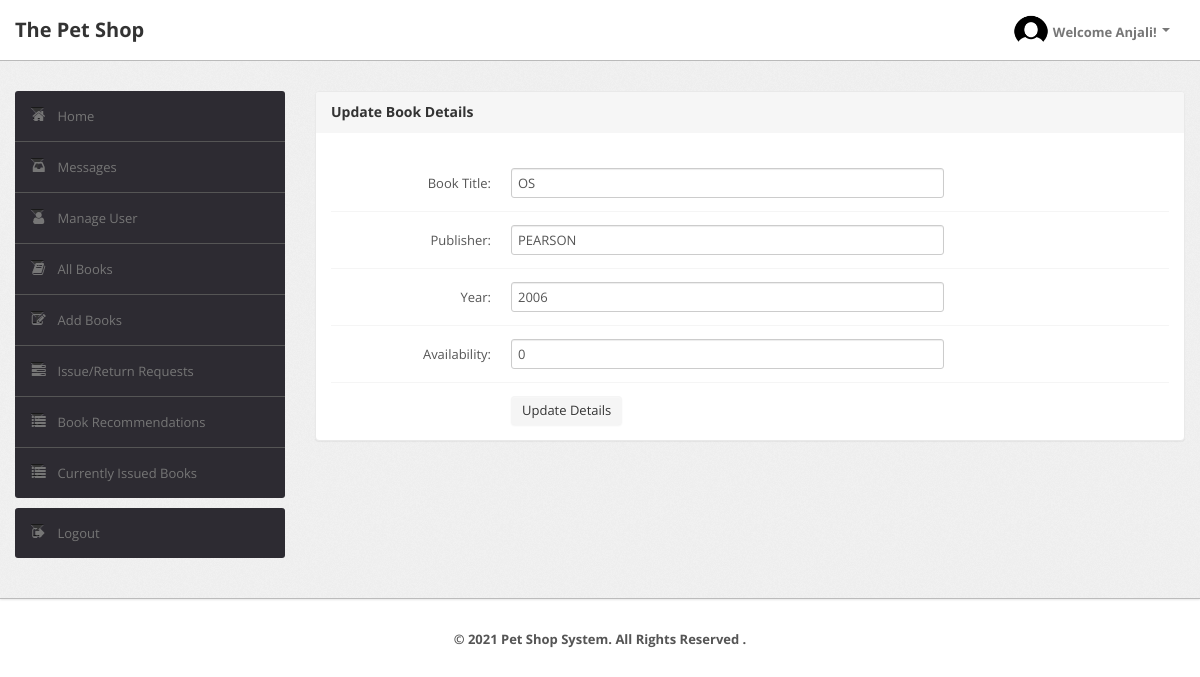
The app's page /admin/edit_book_details.php?aid=a1&id=1 (signed in) with its own data.
### tables this page shows
CREATE TABLE `user` (`UserId` varchar(50) NOT NULL, `Name` varchar(50) DEFAULT NULL, `Type` varchar(50) DEFAULT NULL, `EmailId` varchar(50) DEFAULT NULL, `MobNo` bigint(11) DEFAULT NULL, `Password` varchar(50) DEFAULT NULL, PRIMARY KEY (`UserId`), UNIQUE KEY `EmailId` (`EmailId`));

CREATE TABLE `book` (`BookId` int(10) NOT NULL AUTO_INCREMENT, `Title` varchar(50) DEFAULT NULL, `Publisher` varchar(50) DEFAULT NULL, `Year` varchar(50) DEFAULT NULL, `Availability` int(5) DEFAULT NULL, PRIMARY KEY (`BookId`));

### admin/edit_book_details.php (the view, shortened to what this page needs)
<?php
    require('dbconn.php');
?>
<?php
    if ($_SESSION['UserId']) {
        $userId=$_GET['aid'];
        $sql="SELECT Name from LMS.user WHERE UserId='$userId'";
        $result=mysqli_query($conn, $sql);
        $row=mysqli_fetch_row($result);
?>
<!DOCTYPE html>
<html lang="en">
    <head>
        <link type="text/css" href="bootstrap/css/bootstrap.min.css" rel="stylesheet">
        <link type="text/css" href="bootstrap/css/bootstrap-responsive.min.css" rel="stylesheet">
        <link type="text/css" href="css/theme.css" rel="stylesheet">
        <link type="text/css" href="images/icons/css/font-awesome.css" rel="stylesheet">
    </head>
    <body>
        <div class="navbar navbar-fixed-top">
            <div class="navbar-inner">
                <div class="container">
                        <a class="brand" href="index.php">The Pet Shop </a>
                    <div class="nav-collapse collapse navbar-inverse-collapse">
                        <ul class="nav pull-right">
                            <li class="nav-user dropdown"><a href="#" class="dropdown-toggle" data-toggle="dropdown">
                                <img src="images/profile.png" class="nav-avatar" />Welcome <?=$row[0]?>!
                                <b class="caret"></b></a>
                            </li>
                        </ul>
                    </div>
                </div>
            </div>
        </div>
        <div class="wrapper">
            <div class="container">
                <div class="row">
                    <div class="span3">
                        <div class="sidebar">
                            <ul class="widget widget-menu unstyled">
                                <li class="active"><a href="index.php?aid=<?=$userId?>"><i class="menu-icon icon-home"></i>Home
                                </a></li>
                                <li><a href="message.php?aid=<?=$userId?>"><i class="menu-icon icon-inbox"></i>Messages</a>
                                </li>
                                <li><a href="user.php?aid=<?=$userId?>"><i class="menu-icon icon-user"></i>Manage User </a>
                                </li>
                                <li><a href="book.php?aid=<?=$userId?>"><i class="menu-icon icon-book"></i>All Books </a></li>
                                <li><a href="addbook.php?aid=<?=$userId?>"><i class="menu-icon icon-edit"></i>Add Books </a></li>
                                <li><a href="requests.php?aid=<?=$userId?>"><i class="menu-icon icon-tasks"></i>Issue/Return Requests </a></li>
                                <li><a href="recommendations.php?aid=<?=$userId?>"><i class="menu-icon icon-list"></i>Book Recommendations </a></li>
                                <li><a href="current.php?aid=<?=$userId?>"><i class="menu-icon icon-list"></i>Currently Issued Books </a></li>
                            </ul>
                            <ul class="widget widget-menu unstyled">
                                <li><a href="logout.php"><i class="menu-icon icon-signout"></i>Logout </a></li>
                            </ul>
                        </div>
                    </div>
                    <div class="span9">
                        <div class="module">
                            <div class="module-head">
                                <h3>Update Book Details</h3>
                            </div>
                            <div class="module-body">
                                <?php
                                    $bookid = $_GET['id'];
                                    $sql = "select * from LMS.book where Bookid='$bookid'";
                                    $result=$conn->query($sql);
                                    $row=$result->fetch_assoc();
                                    $name=$row['Title'];
                                    $publisher=$row['Publisher'];
                                    $year=$row['Year'];
                                    $avail=$row['Availability'];
                                ?>
                                <br >
                                <form class="form-horizontal row-fluid" action="edit_book_details.php?aid=<?=$userId?>&id=<?php echo $bookid ?>" method="post">
                                    <div class="control-group">
                                        <b>
                                        <label class="control-label" for="Title">Book Title:</label></b>
                                        <div class="controls">
                                            <input type="text" id="Title" name="Title" value= "<?php echo $name?>" class="span8" required>
                                        </div>
                                    </div>
                                    <div class="control-group">
                                        <b>
                                        <label class="control-label" for="Publisher">Publisher:</label></b>
                                        <div class="controls">
                                            <input type="text" id="Publisher" name="Publisher" value= "<?php echo $publisher?>" class="span8" required>
                                        </div>
                                    </div>
                                    <div class="control-group">
                                        <b>
                                        <label class="control-label" for="Year">Year:</label></b>
                                        <div class="controls">
                                            <input type="text" id="Year" name="Year" value= "<?php echo $year?>" class="span8" required>
                                        </div>
                                    </div>
                                    <div class="control-group">
                                        <b>
                                        <label class="control-label" for="Availability">Availability:</label></b>
                                        <div class="controls">
                                            <input type="text" id="Availability" name="Availability" value= "<?php echo $avail?>" class="span8" required>
                                        </div>
                                    </div>
                                    <div class="control-group">
                                        <div class="controls">
                                            <button type="submit" name="submit"class="btn">Update Details</button>
                                        </div>
                                    </div>
                                </form>
                            </div>
                        </div>
                    </div>
                </div>
            </div>
        </div>
<div class="footer">
            <div class="container">
                <center><b class="copyright">&copy; 2021 Pet Shop System. All Rights Reserved .</center>
            </div>
        </div>
    </body>
</html>
<?php
    }
    else {
        echo "<script type='text/javascript'>alert('Access Denied!!!')</script>";
    }
?>

### admin/css/theme.css (style rules this page uses)
body { font-size: 13px; font-family: 'Open Sans', Arial, sans-serif; background: #fff; color: #777 }
h1, h2, h3, h4, h5, h6 { color: #333; margin-top: 0 }
h3 { font-size: 20px }
strong, b { color: #555 }
.wrapper { background: url(../images/bg.png) #eee; border-bottom: 1px solid #bbb; -webkit-box-shadow: 0 1px 2px rgba(0,0,0,0.1); -moz-box-shadow: 0 1px 2px rgba(0,0,0,0.1); box-shadow: 0 1px 2px rgba(0,0,0,0.1); padding: 30px 0 }
.footer { color: #999; padding: 30px 0 60px }
form { margin: 0 }
select, textarea, input[type="text"], input[type="password"], input[type="datetime"], input[type="datetime-local"], input[type="date"], input[type="month"], input[type="time"], input[type="week"], input[type="number"], input[type="email"], input[type="url"], input[type="search"], input[type="tel"], input[type="color"], .uneditable-input, label, input, button, select, textarea { -webkit-border-radius: 3px; -moz-border-radius: 3px; border-radius: 3px; font-size: 13px; font-family: 'Open Sans', Tahoma, Arial, sans-serif }
body [class^="icon-"], body [class*=" icon-"] { font-size: 14px; line-height: 20px; height: 20px }
.module { background: #fff; -webkit-border-radius: 3px; -moz-border-radius: 3px; border-radius: 3px; border: 1px solid #ccc; border-bottom-color: #bbb; -webkit-box-shadow: 0 0 1px rgba(0,0,0,0.2); -moz-box-shadow: 0 0 1px rgba(0,0,0,0.2); box-shadow: 0 0 1px rgba(0,0,0,0.2); margin-bottom: 30px }
.form-horizontal .control-group, .form-vertical .control-group { margin-bottom: 0 }
.form-horizontal .control-group+.control-group, .form-vertical .control-group+.control-group { margin-top: 13px; padding-top: 13px; border-top: 1px solid #f5f5f5 }
.navbar { position: static!important; margin: 0!important }
.navbar .navbar-inner { background: #fff; border-bottom: 1px solid #bbb; -webkit-box-shadow: 0 1px 2px rgba(0,0,0,0.15); -moz-box-shadow: 0 1px 2px rgba(0,0,0,0.15); box-shadow: 0 1px 2px rgba(0,0,0,0.15) }
.navbar .brand { color: #333; font-weight: bold; font-size: 20px; margin-right: 20px; padding: 20px }
.navbar .nav>li>a { padding: 20px 15px; font-weight: bold; color: #777 }
.nav-user>a { height: 20px }
.nav-avatar { width: 34px; height: 34px; margin: -7px 5px 0 0; -webkit-border-radius: 50%; -moz-border-radius: 50%; border-radius: 50% }
.btn, .btn-box { -webkit-border-radius: 3px; -moz-border-radius: 3px; border-radius: 3px }
.btn { font-size: 13px; font-weight: 600 }
.btn { display: inline-block; margin-bottom: 0; font-weight: 400; text-align: center; vertical-align: middle; cursor: pointer; background-image: none; border: 1px solid transparent; white-space: nowrap; padding: 4px 10px; font-size: 13px; line-height: 1.42857; border-radius: 4px; -webkit-user-select: none; -moz-user-select: none; -ms-user-select: none; user-select: none }
.widget-menu { background: #fff; -webkit-border-radius: 3px; -moz-border-radius: 3px; border-radius: 3px; overflow: hidden }
.widget-menu a { color: #555; display: block; line-height: 20px; padding: 15px; text-decoration: none!important }
.widget-menu .menu-icon { margin-right: 10px; color: #767676; -webkit-transition: all .2s ease-in-out; -moz-transition: all .2s ease-in-out; transition: all .2s ease-in-out; }
.widget-menu>li+li { border-top: 1px solid #555 }
.widget-menu>li>a { background-color: #2d2b32; color: #767676; -webkit-transition: all .2s ease-in-out; -moz-transition: all .2s ease-in-out; transition: all .2s ease-in-out; }
.module { box-shadow: 0 0 3px rgba(0,0,0,.1); border-color: #e9e9e9; margin-bottom: 20px; background-color: #fff; border-radius: 4px; -webkit-box-shadow: 0 1px 1px rgba(0,0,0,.05); box-shadow: 0 1px 1px rgba(0,0,0,.05); }
.module-head { color: #767676; background-color: #f6f6f6; border-color: #e9e9e9; padding: 10px 15px; border-bottom: 1px solid transparent; border-top-right-radius: 3px; border-top-left-radius: 3px; }
.module-head h3 { font-size: 14px; line-height: 20px; height: 20px; margin: 0 }
.module-body { padding: 15px }

### records on screen
user: Name "Anjali"
book: Title "OS", Publisher "PEARSON", Year "2006", Availability "0"
